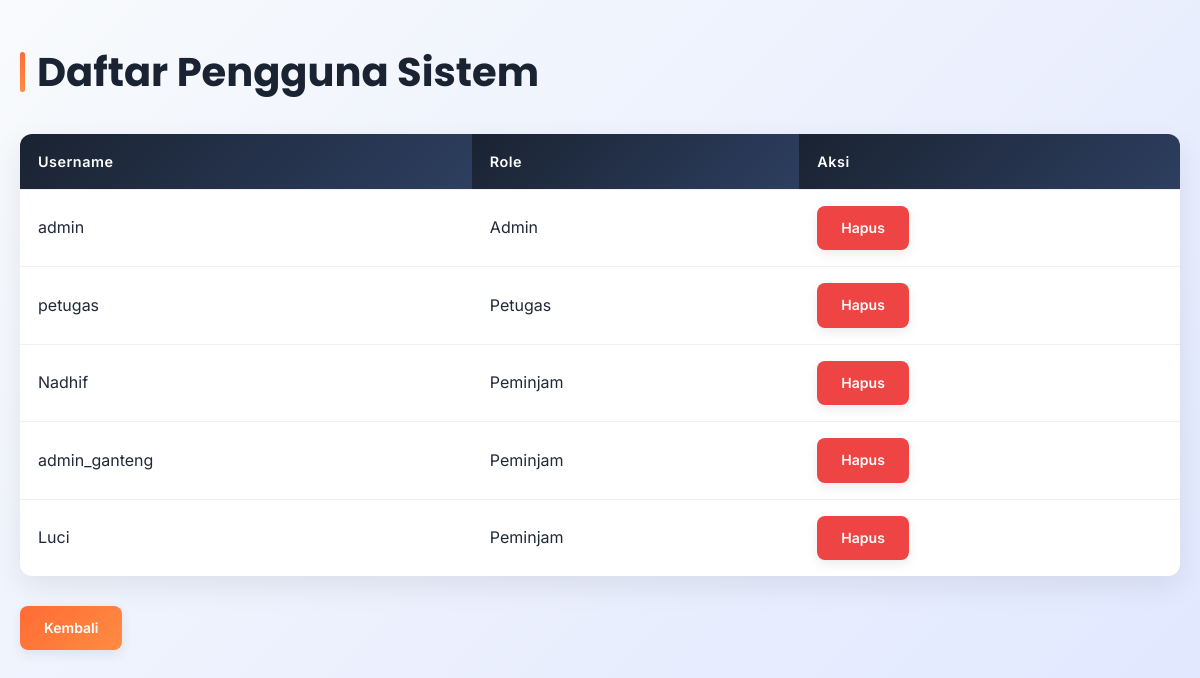
The page /admin/data_user.php (signed in) on the database its author committed.
### tables this page shows
CREATE TABLE `users` (
  `id_user` int(11) NOT NULL,
  `username` varchar(50) DEFAULT NULL,
  `password` varchar(255) DEFAULT NULL,
  `role` enum('Admin','Petugas','Peminjam') DEFAULT NULL
);

### admin/data_user.php (the view, shortened to what this page needs)
<?php
include '../config/db.php';
$result = mysqli_query($conn, "SELECT * FROM users");
?>
<!DOCTYPE html>
<html>
<head>
    <link rel="stylesheet" href="../config/style.css">
</head>
<body>
<div class="container">
    <link rel="stylesheet" href="../config/style.css">
    <h2>Daftar Pengguna Sistem</h2>
    <table>
        <tr>
            <th>Username</th>
            <th>Role</th>
            <th>Aksi</th>
        </tr>
        <?php while($row = mysqli_fetch_assoc($result)): ?>
        <tr>
            <td><?= $row['username'] ?></td>
            <td><?= $row['role'] ?></td>
            <td>
                <a href="hapus_user.php?id=<?= $row['id_user'] ?>" class="btn btn-hapus" onclick="return confirm('Hapus user ini?')">Hapus</a>
            </td>
        </tr>
        <?php endwhile; ?>
    </table>
    <a href="dashboard.php" class="btn btn-tambah">Kembali</a>
</div>
</body>
</html>

### config/style.css (style rules this page uses)
:root { --primary-color: #1a2332; --primary-color-dark: #0f1419; --primary-color-light: #2d3e5f; --secondary-color: #ff8c42; --accent-color: #ff6b35; --success-color: #10b981; --danger-color: #ef4444; --warning-color: #f59e0b; --light-bg: #f8fafc; --white: #ffffff; --text-dark: #1f2937; --gray-300: #d1d5db; --gray-500: #6b7280; }
* { margin: 0; padding: 0; box-sizing: border-box; }
body { font-family: 'Inter', -apple-system, sans-serif; background: linear-gradient(135deg, #f8fafc 0%, #e0e7ff 100%); color: var(--text-dark); line-height: 1.6; padding: 0; min-height: 100vh; }
.container { max-width: 1200px; margin: 0 auto; padding: 40px 20px; }
h1, h2, h3 { font-family: 'Poppins', sans-serif; font-weight: 700; }
h2 { margin-bottom: 30px; color: var(--primary-color); font-size: 2.5rem; position: relative; display: flex; align-items: center; gap: 12px; }
h2::before { content: ''; width: 5px; height: 40px; background: linear-gradient(180deg, var(--accent-color), var(--secondary-color)); border-radius: 3px; }
table { width: 100%; border-collapse: collapse; margin: 30px 0; background: var(--white); border-radius: 12px; overflow: hidden; box-shadow: 0 10px 30px rgba(0,0,0,0.08); }
table th, table td { padding: 16px 18px; text-align: left; border: none; }
table th { background: linear-gradient(135deg, var(--primary-color), var(--primary-color-light)); color: var(--white); font-size: 0.9em; letter-spacing: 0.5px; font-weight: 600; }
table tr { border-bottom: 1px solid #f0f0f0; transition: background 0.2s; }
table tr:last-child { border-bottom: none; }
.btn { padding: 11px 24px; border-radius: 8px; text-decoration: none; font-size: 14px; font-weight: 600; display: inline-block; cursor: pointer; border: none; transition: all 0.3s ease; text-align: center; box-shadow: 0 4px 12px rgba(0,0,0,0.08); }
.btn-tambah { background: linear-gradient(135deg, var(--accent-color), var(--secondary-color)); color: white; }
.btn-hapus { background-color: var(--danger-color); color: white; }

### rows shown on the page
users: username "admin", role "Admin"
users: username "petugas", role "Petugas"
users: username "Nadhif", role "Peminjam"
users: username "admin_ganteng", role "Peminjam"
users: username "Luci", role "Peminjam"
